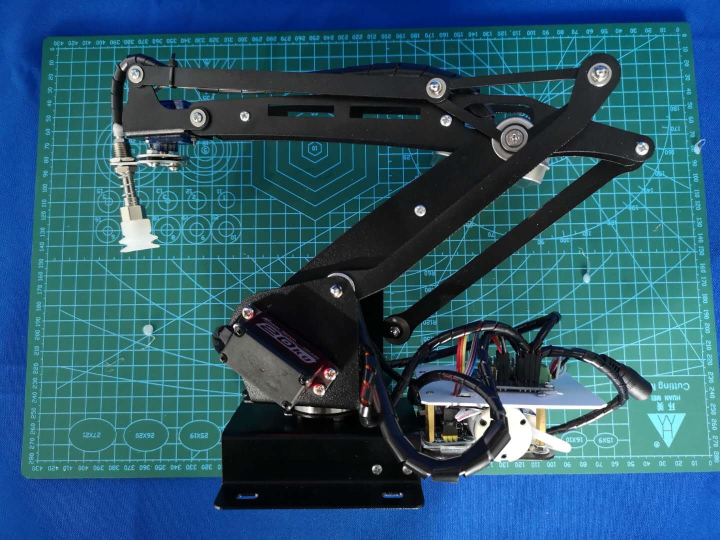
#> input picture marm.jpg, 1440 x 1080 px (shown at 1/2 size)
$ jupyter execute --allow-errors Topencv.ipynb   (text cells are left out)
#> lines starting #> are read from the running program, lines starting #| are printed output that depends on the picture; after the words box and inside, x2 and y2 are one past the last pixel; in counts of white or black regions, pixels touching at a corner belong together
[cell 1]
import numpy as np
import cv2
img=cv2.imread("marm.jpg")
#> img is the input picture: shape (1080, 1440, 3); mean B, G, R 109.5, 89.3, 42.7

cv2.namedWindow('image', cv2.WINDOW_NORMAL)
cv2.imshow("image",img)

cv2.waitKey(0)
cv2.destroyAllWindows()

[cell 2]
import numpy as np
import cv2
img=cv2.imread("marm.jpg",0)
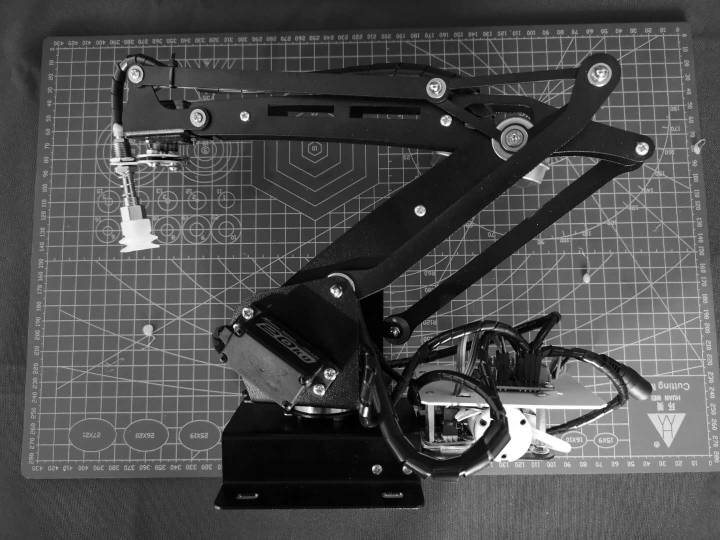
#> img: shape (1080, 1440) (shown at 1/2 size); min 0, max 255, mean 77.6

while(True):
    cv2.namedWindow('image', cv2.WINDOW_NORMAL)
    cv2.imshow("image",img)
    print("show")
    if cv2.waitKey(1000) & 0xFF == ord('q'):
#> (key q is pressed here)
         break;

cv2.destroyAllWindows()

[cell 3]
import numpy as np
import cv2
cap = cv2.VideoCapture(0)
while(True):
    ret, frame = cap.read()
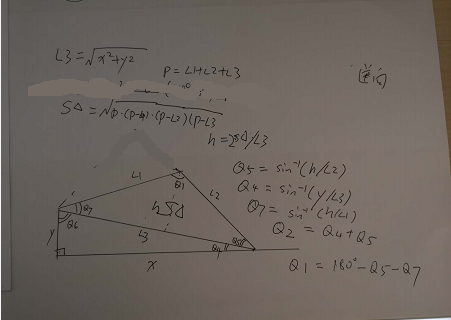
#> input picture marmreverse.png, 451 x 320 px, given in place of the camera
#> frame is the input picture: shape (320, 451, 3); mean B, G, R 93.7, 100, 108.2
    cv2.imshow('my_frame',frame)
    if cv2.waitKey(1000) & 0xFF == ord('q'):
#> (key q is pressed here)
        break

cap.release()
cv2.destroyAllWindows()

[cell 4]
import numpy as np
import cv2
cap = cv2.VideoCapture(0)
while(True):
    ret, frame = cap.read()
    cv2.rectangle(frame,(0,0),(100,100),(255,128,255),5)
    print(len(frame))
#| 320
    print(len(frame[0]))
#| 451
    cv2.imshow('my_frame',frame)
    if cv2.waitKey(1000) & 0xFF == ord('q'):
#> (key q is pressed here)
        break
cap.release()
cv2.destroyAllWindows()

[cell 5]
import numpy as np
import cv2
cap = cv2.VideoCapture(0)
while(True):
    ret, frame = cap.read()
    lenth=int(len(frame[0]))
#> lenth = 451
    width=int(len(frame))
#> width = 320
    print("lenth",lenth,"witdth",width)
#| lenth 451 witdth 320
    cv2.rectangle(frame,(int(lenth/2-50),int(width/2-50)),(int(lenth/2+50),int(width/2+50)),(25,128,25),5)
    cv2.imshow('frame',frame)
    if cv2.waitKey(1000) & 0xFF == ord('q'):
#> (key q is pressed here)
        break

cap.release()
cv2.destroyAllWindows()

[cell 6]
import numpy as np
import cv2
import time
cap = cv2.VideoCapture(0)

#显示所有事件
events=[i for i in dir(cv2) if 'EVENT'in i]
print(events)

havedoubleclick=0

# [4 lines left out: function draw_circle, not called in this run]
#       print("get double click")

ret, frame = cap.read()
# 创建图像与窗口并将窗口与回调函数绑定
cv2.namedWindow('frame')
cv2.setMouseCallback('frame',draw_circle)

while(True):
    ret, frame = cap.read()
    lenth=int(len(frame[0]))
    width=int(len(frame))
    cv2.rectangle(frame,(int(lenth/2-50),int(width/2-50)),(int(lenth/2+50),int(width/2+50)),(25,128,25),5)
    if havedoubleclick %2 == 0:
        cv2.circle(frame,(int(lenth/2),int(width/2)),100,(255,0,0),-1)
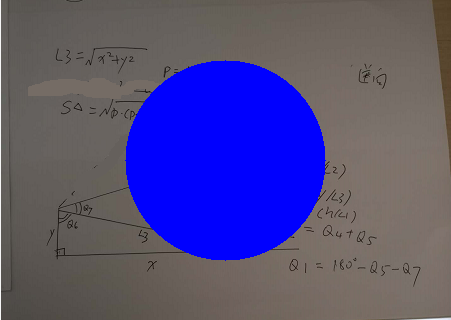
#> frame: shape (320, 451, 3); mean B, G, R 128.6, 77.9, 84.1
    cv2.imshow('frame',frame)
    if cv2.waitKey(1000) & 0xFF == ord('q'):
#> (key q is pressed here)
        break

cap.release()
cv2.destroyAllWindows()

[cell 7]
import numpy as np
import cv2

img=cv2.imread("marm.jpg")

lenth=len(img)
#> lenth = 1080
width=len(img[0])
#> width = 1440

print("lenth",lenth)
#| lenth 1080
print("width",width)
#| width 1440

L=int(lenth/10)
#> L = 108
W=int(width/10)
#> W = 144

cv2.namedWindow('image')

for ln in range(10):
    for wn in range(10):
        cropImg=img[ln*L:(ln+1)*L,wn*W:(wn+1)*W]
        cv2.imshow("image",cropImg)
        cv2.waitKey(100)
        filename="crop"+str(ln)+str(wn)+".jpg"
        print(filename)
#> this loop made 10 passes
#> pass 1, `cv2.imshow("image",cropImg)`:
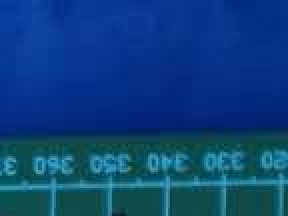
#> window 'image': shape (108, 144, 3) (shown 2 times larger); mean B, G, R 123.5, 65.1, 11
#> pass 1, `cv2.imshow("image",cropImg)`:
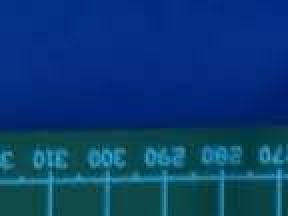
#> window 'image': shape (108, 144, 3) (shown 2 times larger); mean B, G, R 114.2, 59.4, 8.6
        #cv2.imwrite(filename,cropImg)

cv2.destroyAllWindows()

[cell 8]
# -*- coding: utf-8 -*-
import cv2
import numpy as np
def nothing(x):
    pass
# 创建一副黑色图像
img=np.zeros((300,512,3),np.uint8)
cv2.namedWindow('image')
cv2.createTrackbar('R','image',0,255,nothing)
cv2.createTrackbar('G','image',0,255,nothing)
cv2.createTrackbar('B','image',0,255,nothing)
switch='0:OFF\n1:ON'
cv2.createTrackbar(switch,'image',0,1,nothing)

while(1):
    cv2.imshow('image',img)
    r=cv2.getTrackbarPos('R','image')
#> r = 0
    g=cv2.getTrackbarPos('G','image')
#> g = 0
    b=cv2.getTrackbarPos('B','image')
#> b = 0
    s=cv2.getTrackbarPos(switch,'image')
#> s = 0
    if s==0:
        img[:]=0
    else:
        img[:]=[b,g,r]

    k=cv2.waitKey(1)&0xFF
#> (key q is pressed here)
    if k==27:  #Esc键退出
        break

cv2.destroyAllWindows()

[cell 9]
import numpy as np
import cv2
img=cv2.imread("marm.jpg")

cv2.namedWindow('image', cv2.WINDOW_NORMAL)

cropImg1=img[300:400,0:100]
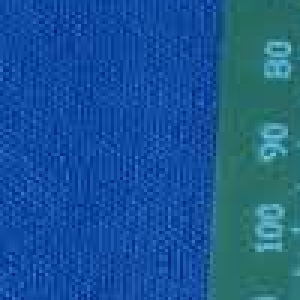
#> cropImg1: shape (100, 100, 3) (shown 3 times larger); mean B, G, R 148.9, 86.8, 24.2
cropImg2=img[200:300,0:100]
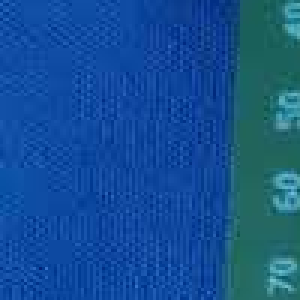
#> cropImg2: shape (100, 100, 3) (shown 3 times larger); mean B, G, R 147.2, 80.4, 19.6

img[300:400,500:600]=cv2.add(cropImg1,cropImg2)

cv2.imshow("image",img)

cv2.waitKey(0)
cv2.destroyAllWindows()

[cell 10]
import numpy as np
import cv2
img=cv2.imread("marm.jpg")

cv2.namedWindow('image', cv2.WINDOW_NORMAL)

cropImg1=img[300:400,0:100]
cropImg2=img[200:300,0:100]

img[300:400,500:600]=cv2.addWeighted(cropImg1,0.9,cropImg2,0.1,0)
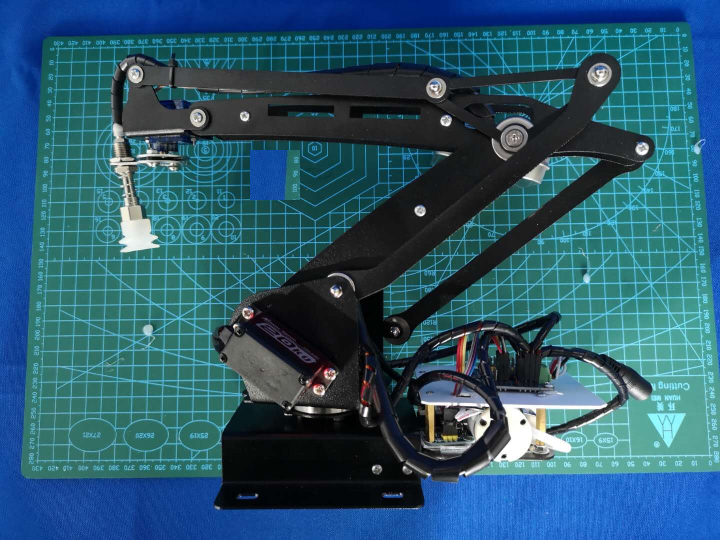
#> img: shape (1080, 1440, 3) (shown at 1/2 size); mean B, G, R 110, 89.4, 42.7

cv2.imshow("image",img)

cv2.waitKey(0)
cv2.destroyAllWindows()

[cell 11]
# -*- coding: utf-8 -*-
import cv2
import numpy as np
# 加载图像
img1 = cv2.imread('123.jpg')
img2 = cv2.imread('batgo.png')

#灰度图像，然后用阈值得到轮廓
#> (the rest of this cell did not finish here and is left out)

[cell 12]
import numpy as np
import cv2

cap=cv2.VideoCapture(0)
ret,frame = cap.read()

L=len(frame)
#> L = 320
W=len(frame[0])
#> W = 451

print(L,W)
#| 320 451

SIZE=100

X0=int(W/2-1.5*SIZE)
#> X0 = 75
Y0=int(L/2-1.5*SIZE)
#> Y0 = 10

while(True):
    ret,frame = cap.read()
    for i in range(3):
        for j in range(3):
            cv2.rectangle(frame,(i*SIZE+X0,j*SIZE+Y0),(i*SIZE+SIZE+X0,j*SIZE+SIZE+Y0),(255,128,255),5)
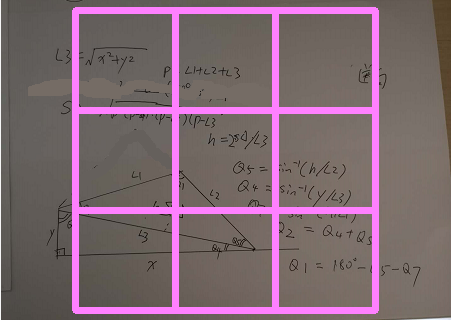
#> frame: shape (320, 451, 3); 11.36% of pixels changed, all inside (x1, y1, x2, y2) = (72, 7, 379, 314)
    cv2.imshow('frame',frame)
    if cv2.waitKey(1000)&0xFF==ord('q'):
#> (key q is pressed here)
        break
cap.release()
cv2.destroyAllWindows()

[cell 13]
import numpy as np
import cv2

cap=cv2.VideoCapture(0)
ret,frame = cap.read()

L=len(frame)
W=len(frame[0])

print(L,W)
#| 320 451

SIZE=100

X0=int(W/2-1.5*SIZE)
Y0=int(L/2-1.5*SIZE)

def mouse_dclick(event,x,y,flags,param):
    if event==cv2.EVENT_LBUTTONDBLCLK:
        print("get double click",x,y)

# 创建图像与窗口并将窗口与回调函数绑定
cv2.namedWindow('frame')
cv2.setMouseCallback('frame',mouse_dclick)

while(True):
    ret,frame = cap.read()
    for i in range(3):
        for j in range(3):
            cv2.rectangle(frame,(i*SIZE+X0,j*SIZE+Y0),(i*SIZE+SIZE+X0,j*SIZE+SIZE+Y0),(255,128,255),5)
    cv2.imshow('frame',frame)
    if cv2.waitKey(1000)&0xFF==ord('q'):
#> (key q is pressed here)
        break
cap.release()
cv2.destroyAllWindows()

[cell 14]
import numpy as np
import cv2

cap=cv2.VideoCapture(0)
ret,frame = cap.read()

L=len(frame)
W=len(frame[0])

print(L,W)
#| 320 451

SIZE=100

X0=int(W/2-1.5*SIZE)
Y0=int(L/2-1.5*SIZE)

chessboard=[[0,0,0],[0,0,0],[0,0,0]]

print(chessboard)

# [9 lines left out: function mouse_dclick, not called in this run]


# 创建图像与窗口并将窗口与回调函数绑定
cv2.namedWindow('frame')
cv2.setMouseCallback('frame',mouse_dclick)

while(True):
    ret,frame = cap.read()
    for i in range(3):
        for j in range(3):
            cv2.rectangle(frame,(i*SIZE+X0,j*SIZE+Y0),(i*SIZE+SIZE+X0,j*SIZE+SIZE+Y0),(255,128,255),5)
    cv2.imshow('frame',frame)
    if cv2.waitKey(1000)&0xFF==ord('q'):
#> (key q is pressed here)
        break
cap.release()
cv2.destroyAllWindows()

[cell 15]
import numpy as np
import cv2

cap=cv2.VideoCapture(0)
ret,frame = cap.read()

L=len(frame)
W=len(frame[0])

print(L,W)
#| 320 451

SIZE=100

X0=int(W/2-1.5*SIZE)
Y0=int(L/2-1.5*SIZE)

R=int(SIZE/2)

chessboard=[[0,0,0],[0,0,0],[0,0,0]]

print(chessboard)
# [8 lines left out: function mouse_dclick, not called in this run]
# 创建图像与窗口并将窗口与回调函数绑定
cv2.namedWindow('frame')
cv2.setMouseCallback('frame',mouse_dclick)
while(True):
    ret,frame = cap.read()
    #画棋盘和棋子
    for i in range(3):
        for j in range(3):
            cv2.rectangle(frame,(i*SIZE+X0,j*SIZE+Y0),(i*SIZE+SIZE+X0,j*SIZE+SIZE+Y0),(255,128,255),2)
            if chessboard[i][j]==1:
                cv2.circle(frame,(i*SIZE+X0+R,j*SIZE+Y0+R),R,(255,0,0),-1)
            elif chessboard[i][j]==2:
                cv2.circle(frame,(i*SIZE+X0+R,j*SIZE+Y0+R),R,(255,0,0),3)
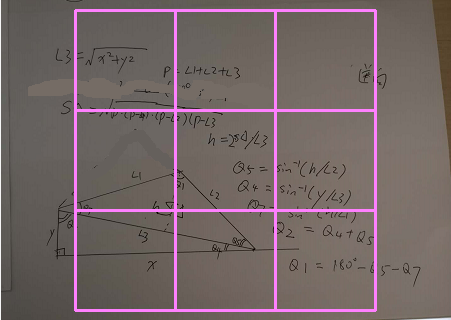
#> frame: shape (320, 451, 3); 4.94% of pixels changed, all inside (x1, y1, x2, y2) = (74, 9, 377, 312)

    cv2.imshow('frame',frame)
    if cv2.waitKey(1000)&0xFF==ord('q'):
#> (key q is pressed here)
        break
cap.release()
cv2.destroyAllWindows()

[cell 16]
import numpy as np
import cv2

cap=cv2.VideoCapture(0)
ret,frame = cap.read()

L=len(frame)
W=len(frame[0])

print(L,W)
#| 320 451

SIZE=100

X0=int(W/2-1.5*SIZE)
Y0=int(L/2-1.5*SIZE)

R=int(SIZE/2)

chessboard=[[0,0,0],[0,0,0],[0,0,0]]

print(chessboard)

# [11 lines left out: function mouse_dclick, not called in this run]

# 创建图像与窗口并将窗口与回调函数绑定
cv2.namedWindow('frame')
cv2.setMouseCallback('frame',mouse_dclick)

while(True):
    ret,frame = cap.read()
    #画棋盘和棋子
    for i in range(3):
        for j in range(3):
            cv2.rectangle(frame,(i*SIZE+X0,j*SIZE+Y0),(i*SIZE+SIZE+X0,j*SIZE+SIZE+Y0),(255,128,255),2)
            if chessboard[i][j]==1:
                cv2.circle(frame,(i*SIZE+X0+R,j*SIZE+Y0+R),R,(255,0,0),-1)
            elif chessboard[i][j]==2:
                cv2.circle(frame,(i*SIZE+X0+R,j*SIZE+Y0+R),R,(255,0,0),3)

    cv2.imshow('frame',frame)
    if cv2.waitKey(1000)&0xFF==ord('q'):
#> (key q is pressed here)
        break
cap.release()
cv2.destroyAllWindows()

[cell 17]
import numpy as np
import cv2

cap=cv2.VideoCapture(0)
ret,frame = cap.read()

L=len(frame)
W=len(frame[0])

print(L,W)
#| 320 451

SIZE=100


X0=int(W/2-1.5*SIZE)
Y0=int(L/2-1.5*SIZE)

R=int(SIZE/2)

chessboard=[[0,0,0],[0,0,0],[0,0,0]]
print(chessboard)

playsteps=0

# [11 lines left out: function mouse_dclick, not called in this run]

# 创建图像与窗口并将窗口与回调函数绑定
cv2.namedWindow('frame')
cv2.setMouseCallback('frame',mouse_dclick)

while(True):
    ret,frame = cap.read()
    #画棋盘和棋子
    for i in range(3):
        for j in range(3):
            cv2.rectangle(frame,(i*SIZE+X0,j*SIZE+Y0),(i*SIZE+SIZE+X0,j*SIZE+SIZE+Y0),(255,128,255),2)
            if chessboard[i][j]==1:
                cv2.circle(frame,(i*SIZE+X0+R,j*SIZE+Y0+R),R,(255,0,0),-1)
            elif chessboard[i][j]==2:
                cv2.circle(frame,(i*SIZE+X0+R,j*SIZE+Y0+R),R,(255,0,0),3)

    cv2.imshow('frame',frame)

    if cv2.waitKey(1000)&0xFF==ord('q'):
#> (key q is pressed here)
        break

cap.release()
cv2.destroyAllWindows()

[cell 18]
import numpy as np
import cv2
import random


face_cascade = cv2.CascadeClassifier('C:\chess\haarcascade_frontalface_default.xml')
eye_cascade = cv2.CascadeClassifier('C:\chess\haarcascade_eye.xml')


#先检测人脸，存到face.jpg中
cap=cv2.VideoCapture(0)

while(True):
    ret,frame = cap.read()
    img = frame
    gray = cv2.cvtColor(img, cv2.COLOR_BGR2GRAY)
    faces = face_cascade.detectMultiScale(gray, 1.3, 5)
#> faces = ()

    for (x,y,w,h) in faces:
        faces = face_cascade.detectMultiScale(gray, 1.3, 5)
        for (x,y,w,h) in faces:
            img = cv2.rectangle(img,(x,y),(x+w,y+h),(255,0,0),2)
            roi_gray = gray[y:y+h, x:x+w]
            roi_color = img[y:y+h, x:x+w]
            cv2.imshow('roi_color',roi_color)
            cv2.imwrite('face.jpg',roi_color)
            eyes = eye_cascade.detectMultiScale(roi_gray)
            for (ex,ey,ew,eh) in eyes:
                cv2.rectangle(roi_color,(ex,ey),(ex+ew,ey+eh),(0,255,0),2)
#> this loop made 0 passes

    cv2.imshow('img',img)
    # 按s键保存退出
    if cv2.waitKey(1000)&0xFF==ord('s'):
#> (key q is pressed here)
        break
cv2.destroyAllWindows()

#下棋程序开始
ret,frame = cap.read()

L=len(frame)
W=len(frame[0])

print(L,W)

SIZE=100

X0=int(W/2-1.5*SIZE)
Y0=int(L/2-1.5*SIZE)

R=int(SIZE/2)

chessboard=[[0,0,0],[0,0,0],[0,0,0]]
print(chessboard)

playsteps=0

#顺序查找空格版本
# [89 lines left out: functions AIplayer2, AIplayerR2, AIplayerA2, mouse_dclick, not called in this run]

# 创建图像与窗口并将窗口与回调函数绑定
cv2.namedWindow('frame')
cv2.setMouseCallback('frame',mouse_dclick)

# [12 lines left out: functions mychess1, mychess2, not called in this run]


while(True):
    ret,frame = cap.read()
    #画棋盘和棋子
    for i in range(3):
        for j in range(3):
            cv2.rectangle(frame,(i*SIZE+X0,j*SIZE+Y0),(i*SIZE+SIZE+X0,j*SIZE+SIZE+Y0),(255,128,255),2)
            if chessboard[i][j]==1:
                cv2.circle(frame,(i*SIZE+X0+R,j*SIZE+Y0+R),R,(255,0,0),-1)
                mychess1(frame,(i*SIZE+X0+R,j*SIZE+Y0+R),R)
            elif chessboard[i][j]==2:
                cv2.circle(frame,(i*SIZE+X0+R,j*SIZE+Y0+R),R,(255,0,0),3)
                mychess2(frame,(i*SIZE+X0+R,j*SIZE+Y0+R),R)

    cv2.imshow('frame',frame)

    #判断输赢，检查每行
    winner=0
    for i in range(3):
        counter1=0
        counter2=0
        for j in range(3):
            if chessboard[i][j]==1:
                counter1+=1
            elif chessboard[i][j]==2:
                counter2+=1
        if counter1==3:
            winner=1
            break
        elif counter2==3:
            winner=2
            break

    if winner !=0:
        print("winner=",winner)
        break
    # 判断输赢，坚持每列
    for j in range(3):
        counter1=0
        counter2=0
        for i in range(3):
            if chessboard[i][j]==1:
                counter1+=1
            elif chessboard[i][j]==2:
                counter2+=1
        if counter1==3:
            winner=1
            break
        elif counter2==3:
            winner=2
            break

    if winner !=0:
        print("winner=",winner)
        break

    # 判断输赢，检查对角线。
    counter1=0
    counter2=0
    for j in range(3):
        if chessboard[j][j]==1:
            counter1+=1
        elif chessboard[j][j]==2:
            counter2+=1
    if counter1==3:
        winner=1
    elif counter2==3:
        winner=2
    if winner !=0:
        print("winner=",winner)
        break

    # 判断输赢，检查对角线。
    counter1=0
    counter2=0
    for j in range(3):
        if chessboard[j][2-j]==1:
            counter1+=1
        elif chessboard[j][2-j]==2:
            counter2+=1
    if counter1==3:
        winner=1
    elif counter2==3:
        winner=2
    if winner !=0:
        print("winner=",winner)
        break

    if cv2.waitKey(1000)&0xFF==ord('q'):
        break

font=cv2.FONT_HERSHEY_SIMPLEX
cv2.putText(frame,'Winnner '+str(winner),(160,70), font, 2,(255,255,255),4)
cv2.imshow("frame",frame)
cv2.waitKey(10000)
cap.release()
cv2.destroyAllWindows()
